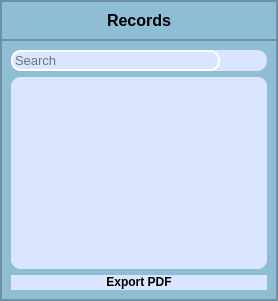
            <widget class="QWidget" name="recordsPage">
             <property name="styleSheet">
              <string notr="true">background-color: #8FBDD3;</string>
             </property>
             <layout class="QVBoxLayout" name="verticalLayout_9">
              <property name="spacing">
               <number>0</number>
              </property>
              <property name="leftMargin">
               <number>0</number>
              </property>
              <property name="topMargin">
               <number>0</number>
              </property>
              <property name="rightMargin">
               <number>0</number>
              </property>
              <property name="bottomMargin">
               <number>0</number>
              </property>
              <item>
               <widget class="QFrame" name="frame_12">
                <property name="frameShape">
                 <enum>QFrame::StyledPanel</enum>
                </property>
                <property name="frameShadow">
                 <enum>QFrame::Raised</enum>
                </property>
                <layout class="QVBoxLayout" name="verticalLayout_19">
                 <property name="spacing">
                  <number>0</number>
                 </property>
                 <property name="leftMargin">
                  <number>0</number>
                 </property>
                 <property name="topMargin">
                  <number>0</number>
                 </property>
                 <property name="rightMargin">
                  <number>0</number>
                 </property>
                 <property name="bottomMargin">
                  <number>0</number>
                 </property>
                 <item alignment="Qt::AlignTop">
                  <widget class="QFrame" name="frame_19">
                   <property name="frameShape">
                    <enum>QFrame::StyledPanel</enum>
                   </property>
                   <property name="frameShadow">
                    <enum>QFrame::Raised</enum>
                   </property>
                   <layout class="QHBoxLayout" name="horizontalLayout_9">
                    <item alignment="Qt::AlignHCenter|Qt::AlignBottom">
                     <widget class="QLabel" name="label_16">
                      <property name="font">
                       <font>
                        <pointsize>12</pointsize>
                        <weight>75</weight>
                        <bold>true</bold>
                       </font>
                      </property>
                      <property name="text">
                       <string>Records</string>
                      </property>
                     </widget>
                    </item>
                   </layout>
                  </widget>
                 </item>
                 <item>
                  <widget class="QFrame" name="frame_21">
                   <property name="sizePolicy">
                    <sizepolicy hsizetype="Preferred" vsizetype="Expanding">
                     <horstretch>0</horstretch>
                     <verstretch>0</verstretch>
                    </sizepolicy>
                   </property>
                   <property name="frameShape">
                    <enum>QFrame::StyledPanel</enum>
                   </property>
                   <property name="frameShadow">
                    <enum>QFrame::Raised</enum>
                   </property>
                   <layout class="QVBoxLayout" name="verticalLayout_21">
                    <item>
                     <widget class="QFrame" name="frame_20">
                      <property name="styleSheet">
                       <string notr="true">background-color: rgb(218, 229, 255);
border-radius: 10px;</string>
                      </property>
                      <property name="frameShape">
                       <enum>QFrame::StyledPanel</enum>
                      </property>
                      <property name="frameShadow">
                       <enum>QFrame::Raised</enum>
                      </property>
                      <layout class="QHBoxLayout" name="horizontalLayout_10">
                       <property name="spacing">
                        <number>5</number>
                       </property>
                       <property name="leftMargin">
                        <number>0</number>
                       </property>
                       <property name="topMargin">
                        <number>0</number>
                       </property>
                       <property name="rightMargin">
                        <number>10</number>
                       </property>
                       <property name="bottomMargin">
                        <number>0</number>
                       </property>
                       <item>
                        <widget class="QLineEdit" name="lineEdit">
                         <property name="font">
                          <font>
                           <pointsize>10</pointsize>
                          </font>
                         </property>
                         <property name="toolTip">
                          <string>eg. First Name</string>
                         </property>
                         <property name="styleSheet">
                          <string notr="true">QLineEdit {
	border: 2px solid #FFFFFF;
}

QLineEdit:focus{
	border: 2px solid #000000
}</string>
                         </property>
                         <property name="frame">
                          <bool>true</bool>
                         </property>
                         <property name="cursorPosition">
                          <number>0</number>
                         </property>
                         <property name="alignment">
                          <set>Qt::AlignLeading|Qt::AlignLeft|Qt::AlignVCenter</set>
                         </property>
                         <property name="placeholderText">
                          <string>Search</string>
                         </property>
                         <property name="clearButtonEnabled">
                          <bool>true</bool>
                         </property>
                        </widget>
                       </item>
                       <item>
                        <widget class="QPushButton" name="pushButton">
                         <property name="cursor">
                          <cursorShape>PointingHandCursor</cursorShape>
                         </property>
                         <property name="text">
                          <string/>
                         </property>
                         <property name="icon">
                          <iconset resource="icon.qrc">
                           <normaloff>:/icons/ICONS/search.svg</normaloff>:/icons/ICONS/search.svg</iconset>
                         </property>
                         <property name="iconSize">
                          <size>
                           <width>30</width>
                           <height>30</height>
                          </size>
                         </property>
                        </widget>
                       </item>
                      </layout>
                     </widget>
                    </item>
                    <item>
                     <widget class="QFrame" name="frame_23">
                      <property name="styleSheet">
                       <string notr="true">background-color: rgb(218, 229, 255);
border-radius: 10px;</string>
                      </property>
                      <property name="frameShape">
                       <enum>QFrame::StyledPanel</enum>
                      </property>
                      <property name="frameShadow">
                       <enum>QFrame::Raised</enum>
                      </property>
                      <layout class="QVBoxLayout" name="verticalLayout_20">
                       <property name="spacing">
                        <number>0</number>
                       </property>
                       <property name="leftMargin">
                        <number>0</number>
                       </property>
                       <property name="topMargin">
                        <number>0</number>
                       </property>
                       <property name="rightMargin">
                        <number>0</number>
                       </property>
                       <property name="bottomMargin">
                        <number>0</number>
                       </property>
                       <item>
                        <widget class="QTextBrowser" name="textBrowser">
                         <property name="styleSheet">
                          <string notr="true">background-color: rgb(218, 229, 255);
</string>
                         </property>
                        </widget>
                       </item>
                      </layout>
                     </widget>
                    </item>
                    <item>
                     <widget class="QFrame" name="frame_22">
                      <property name="font">
                       <font>
                        <weight>50</weight>
                        <bold>false</bold>
                       </font>
                      </property>
                      <property name="styleSheet">
                       <string notr="true">background-color: rgb(218, 229, 255);
border-radius: 10px;</string>
                      </property>
                      <property name="frameShape">
                       <enum>QFrame::StyledPanel</enum>
                      </property>
                      <property name="frameShadow">
                       <enum>QFrame::Raised</enum>
                      </property>
                      <layout class="QGridLayout" name="gridLayout_2">
                       <property name="leftMargin">
                        <number>0</number>
                       </property>
                       <property name="topMargin">
                        <number>0</number>
                       </property>
                       <property name="rightMargin">
                        <number>0</number>
                       </property>
                       <property name="bottomMargin">
                        <number>1</number>
                       </property>
                       <property name="spacing">
                        <number>0</number>
                       </property>
                       <item row="0" column="0">
                        <widget class="QPushButton" name="exportBtn">
                         <property name="font">
                          <font>
                           <weight>75</weight>
                           <bold>true</bold>
                          </font>
                         </property>
                         <property name="cursor">
                          <cursorShape>PointingHandCursor</cursorShape>
                         </property>
                         <property name="text">
                          <string>Export PDF</string>
                         </property>
                         <property name="icon">
                          <iconset resource="icon.qrc">
                           <normaloff>:/icons/ICONS/file-text.svg</normaloff>:/icons/ICONS/file-text.svg</iconset>
                         </property>
                         <property name="iconSize">
                          <size>
                           <width>30</width>
                           <height>30</height>
                          </size>
                         </property>
                        </widget>
                       </item>
                      </layout>
                     </widget>
                    </item>
                   </layout>
                  </widget>
                 </item>
                </layout>
               </widget>
              </item>
             </layout>
            </widget>
